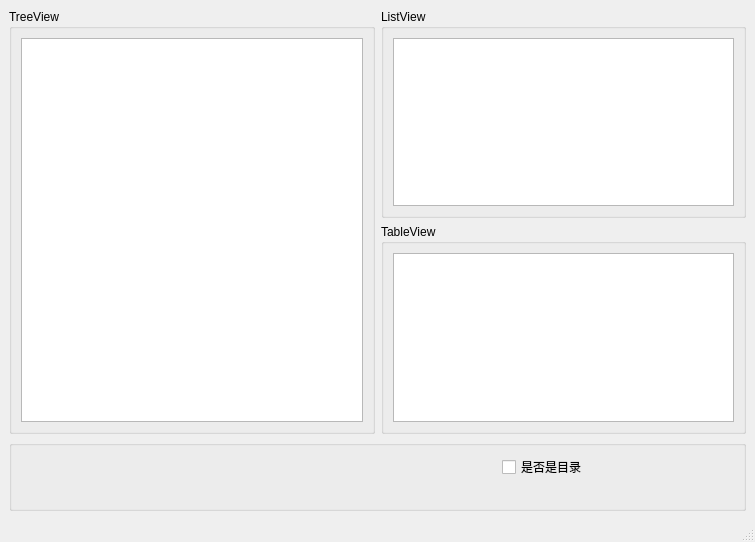
<?xml version="1.0" encoding="UTF-8"?>
<ui version="4.0">
 <class>MainWindow</class>
 <widget class="QMainWindow" name="MainWindow">
  <property name="geometry">
   <rect>
    <x>0</x>
    <y>0</y>
    <width>755</width>
    <height>542</height>
   </rect>
  </property>
  <property name="windowTitle">
   <string>MainWindow</string>
  </property>
  <widget class="QWidget" name="centralwidget">
   <layout class="QVBoxLayout" name="verticalLayout_2">
    <item>
     <layout class="QHBoxLayout" name="horizontalLayout">
      <item>
       <widget class="QGroupBox" name="groupBox_3">
        <property name="title">
         <string>TreeView</string>
        </property>
        <layout class="QGridLayout" name="gridLayout_3">
         <item row="0" column="0">
          <widget class="QTreeView" name="treeView"/>
         </item>
        </layout>
       </widget>
      </item>
      <item>
       <layout class="QVBoxLayout" name="verticalLayout">
        <item>
         <widget class="QGroupBox" name="groupBox">
          <property name="title">
           <string>ListView</string>
          </property>
          <layout class="QGridLayout" name="gridLayout">
           <item row="0" column="0">
            <widget class="QListView" name="listView">
             <property name="tabletTracking">
              <bool>false</bool>
             </property>
             <property name="inputMethodHints">
              <set>Qt::ImhNone</set>
             </property>
             <property name="frameShape">
              <enum>QFrame::StyledPanel</enum>
             </property>
             <property name="midLineWidth">
              <number>0</number>
             </property>
             <property name="selectionRectVisible">
              <bool>false</bool>
             </property>
            </widget>
           </item>
          </layout>
         </widget>
        </item>
        <item>
         <widget class="QGroupBox" name="groupBox_2">
          <property name="title">
           <string>TableView</string>
          </property>
          <layout class="QGridLayout" name="gridLayout_2">
           <item row="0" column="0">
            <widget class="QTableView" name="tableView"/>
           </item>
          </layout>
         </widget>
        </item>
       </layout>
      </item>
     </layout>
    </item>
    <item>
     <widget class="QGroupBox" name="groupBox_4">
      <property name="contextMenuPolicy">
       <enum>Qt::DefaultContextMenu</enum>
      </property>
      <property name="title">
       <string/>
      </property>
      <property name="flat">
       <bool>false</bool>
      </property>
      <property name="checkable">
       <bool>false</bool>
      </property>
      <layout class="QGridLayout" name="gridLayout_4">
       <item row="0" column="0">
        <widget class="QLabel" name="LabFileName">
         <property name="text">
          <string/>
         </property>
        </widget>
       </item>
       <item row="0" column="1">
        <spacer name="horizontalSpacer">
         <property name="orientation">
          <enum>Qt::Horizontal</enum>
         </property>
         <property name="sizeHint" stdset="0">
          <size>
           <width>145</width>
           <height>20</height>
          </size>
         </property>
        </spacer>
       </item>
       <item row="0" column="2">
        <widget class="QLabel" name="LabFileSize">
         <property name="text">
          <string/>
         </property>
        </widget>
       </item>
       <item row="0" column="3">
        <spacer name="horizontalSpacer_2">
         <property name="orientation">
          <enum>Qt::Horizontal</enum>
         </property>
         <property name="sizeHint" stdset="0">
          <size>
           <width>145</width>
           <height>20</height>
          </size>
         </property>
        </spacer>
       </item>
       <item row="0" column="4">
        <widget class="QLabel" name="LabType">
         <property name="text">
          <string/>
         </property>
        </widget>
       </item>
       <item row="0" column="5">
        <spacer name="horizontalSpacer_3">
         <property name="orientation">
          <enum>Qt::Horizontal</enum>
         </property>
         <property name="sizeHint" stdset="0">
          <size>
           <width>145</width>
           <height>20</height>
          </size>
         </property>
        </spacer>
       </item>
       <item row="0" column="6">
        <widget class="QCheckBox" name="chkIsDir">
         <property name="text">
          <string>是否是目录</string>
         </property>
         <property name="checkable">
          <bool>false</bool>
         </property>
         <property name="checked">
          <bool>false</bool>
         </property>
         <property name="tristate">
          <bool>false</bool>
         </property>
        </widget>
       </item>
       <item row="0" column="7">
        <spacer name="horizontalSpacer_4">
         <property name="orientation">
          <enum>Qt::Horizontal</enum>
         </property>
         <property name="sizeHint" stdset="0">
          <size>
           <width>145</width>
           <height>20</height>
          </size>
         </property>
        </spacer>
       </item>
       <item row="1" column="0">
        <widget class="QLabel" name="LabPath">
         <property name="text">
          <string/>
         </property>
        </widget>
       </item>
      </layout>
     </widget>
    </item>
   </layout>
  </widget>
  <widget class="QStatusBar" name="statusBar"/>
 </widget>
 <resources/>
 <connections/>
</ui>
